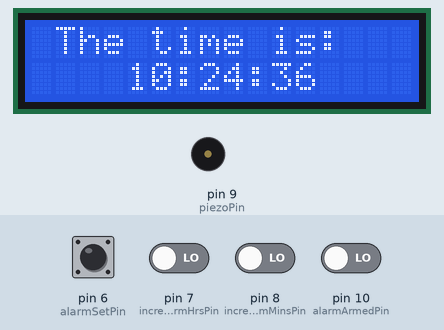
Simulated run of this sketch. Board: Arduino Uno, built with avr-gcc and run on an emulated ATmega328P. Parts: 16×2 character LCD, buzzer (waves = sounding, pin HIGH). The inputs (shaded band) are chosen by the test bench; at power-on: pin 6 (alarmSetPin), pin 7 (incrementAlarmHrsPin), pin 8 (incrementAlarmMinsPin), pin 10 (alarmArmedPin) LOW. The local clock reads 2024-03-15 10:24:30 at power-on unless the sketch sets it.

Above: at 6.2 s.
6.3 s: pin 6 (alarmSetPin) pulled HIGH for 0.15 s
At 7.8 s:
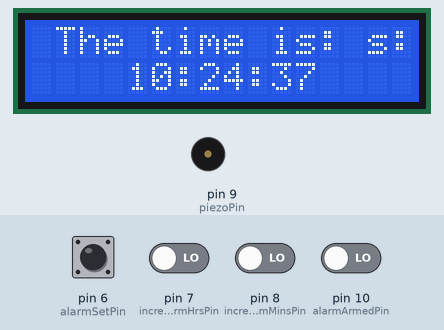
9.4 s: pin 10 (alarmArmedPin) driven HIGH
At 11.4 s:
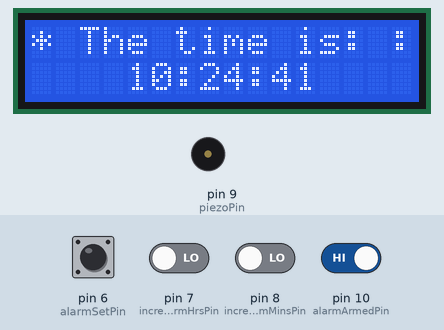
12.4 s: pin 10 (alarmArmedPin) driven LOW
At 13.8 s:
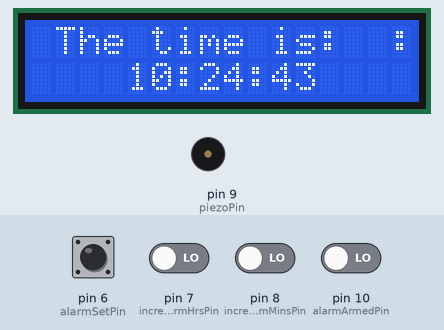
14.5 s: pin 6 (alarmSetPin) pulled HIGH for 1 s
At 15.3 s:
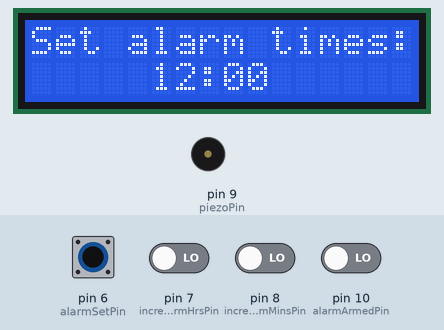
Timing chart, 0 to 17.5 s (numbered marks = the images above; inputs shaded):
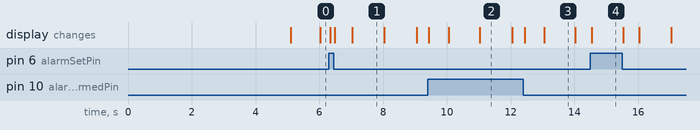

Measured:
- after the input at 6.3 s, the display: first changes at once (image 1 shows a later state)
- after the input at 9.4 s, the display: first changes at once (image 2 shows a later state)
- after the input at 12.4 s, the display: first changes after 0.05 s (image 3 shows a later state)
- after the input at 14.5 s, the display: changes after 0.05 s (image 4)
- what the display in image 1 shows lasts 1.0 s, from 7.0 s to 8.0 s

The sketch:

lcdAlarm.ino
```cpp
//arduino pojects for dummies alarm clock
//16x2 lcd display
//modified for i2c board(hw-113)
#include <Wire.h>  //i2c wire library for communication to the RTC(clock)
#include "RTClib.h"  //date and time functions for RTC
#include <LiquidCrystal.h> //display functions for LCD
#include <LiquidCrystal_I2C.h> //i2c library for i2c

RTC_DS3231 rtc;   //create real time clock
DateTime now;

boolean displayAlarmSet = false;  //show time mode or show alarm
boolean alarm = false;  //whether the alarm is happening
boolean armed = false; //alarm armed or not

int alarmHrs = 12;  //alarm time code
int alarmMins = 00;

//LiquidCrystal lcd(12, 11, 5, 4, 3, 2);  //create an LCD called lcd
LiquidCrystal_I2C lcd(0x27,16,2);

//user input to set alarm time
const int alarmSetPin=6; //used to change alarm set mode
const int incrementAlarmHrsPin = 7; //increment alarm hours in set mode
const int incrementAlarmMinsPin = 8;  //increment minutes in set mode
const int piezoPin = 9;   //buzzer pin
const int alarmArmedPin = 10;  //enable the alarm to go off

void updateDisplay(){
  if(displayAlarmSet){
    lcd.setCursor(0,0);
    lcd.print("Set alarm times: ");
    lcd.setCursor(4,1);
    lcd.print(" ");
    lcd.setCursor(5,1);
    if(alarmHrs<10){
      lcd.print(0);
    }
    lcd.print(alarmHrs);
    lcd.setCursor(7,1);
    lcd.print(":");
    lcd.setCursor(8,1);
    if(alarmMins<10){
      lcd.print(0);
    }
    lcd.print(alarmMins);
    lcd.setCursor(10,1);
    lcd.print("  ");
  }
  else{
    int h = now.hour(); //get the hors right now
    int m = now.minute();
    int s = now.second();

    lcd.setCursor(0,0); //set cursor to (0,0) position
    if(armed){
      lcd.print("* The time is: ");
    }
    else{
      lcd.print(" The time is: "); // .. with spaces to clear chars
    }
    lcd.setCursor(4,1); //move to 4 on the second row
    if(h<10){   //add a zero if necessary
      lcd.print(0);
    }
    lcd.print(h); //display hour
    lcd.setCursor(6,1); //move to next column
    lcd.print(":"); //colon
    lcd.setCursor(7,1); //next column
    if(m<10){
      lcd.print(0); //add zero if necessary
    }
    lcd.print(m);   //display minute
    lcd.setCursor(9,1); //move cursor
    lcd.print(":"); //colon
    lcd.setCursor(10,1); //move cursor
    if(s<10){    //maybe zero
      lcd.print(0);
    }
  lcd.print(s);//display seconds
  }
}

void checkAlarm(){
  if(alarmHrs==now.hour() && alarmMins==now.minute() && now.second()==0){
    alarm=true; //set alarm if alarm time equals now time
  }
}

void setAlarm(){
  int hrs=digitalRead(incrementAlarmHrsPin);
  int mins=digitalRead(incrementAlarmMinsPin);

  if(hrs==HIGH){
    alarmHrs+=1;  //increment hours upward
    delay(200);  //wait between incrementing numbers)
    if(alarmHrs>23){
      alarmHrs=0;
    }
  }
  if(mins==HIGH){
    alarmMins+=1;
    delay(200);
    if(alarmMins>59){
      alarmMins=0;
    }
  }
}
void soundAlarm(){
  float alarmFrequency=1400;  //value for the tone
  float period=(1.0/alarmFrequency) *100000;
  long beepDuration=250000; //time in microseconds
  long elapsedTime = 0;

  while(elapsedTime<beepDuration){
    digitalWrite(piezoPin,HIGH);
    delayMicroseconds(period/2);
    digitalWrite(piezoPin,LOW);
    delayMicroseconds(period/2);
    elapsedTime += (period);
  }
  digitalWrite(piezoPin, LOW);
  delayMicroseconds(beepDuration);

  //listen for button press or alarm to turn off
  int hrs=digitalRead(incrementAlarmHrsPin);
  int mins=digitalRead(incrementAlarmMinsPin);

  if(hrs==HIGH || mins==HIGH){
    alarm=false;
  }
}
void setup() {
  lcd.init();
  lcd.backlight();
  lcd.setCursor(0,0);


  Wire.begin();   //enables communications for the LCD
  rtc.begin();    //enables RTC
  //lcd.begin(16, 2); //enables lcd
  lcd.print(" It's Alive!");    //print message, centered to confirm functionality

  delay(5000);   //wait to read message
  lcd.clear();  //clear

  //set several pins for input and output
  pinMode(alarmSetPin, INPUT);
  pinMode(incrementAlarmHrsPin, INPUT);
  pinMode(incrementAlarmMinsPin, INPUT);
  pinMode(alarmArmedPin, INPUT);
  pinMode(piezoPin, OUTPUT);
}

void loop() {
  now = rtc.now();    //get current time
  int alarmArmed=digitalRead(alarmArmedPin);

  if (alarmArmed == HIGH){
    armed=true;
  } else{
    armed=false;
  }

  //determin if sounding or not
  if(armed){        //if alarm is armed
    if(!alarm){     //and if we are not sounding
      checkAlarm(); //check to see if it is time to trigger
    }
    else{
      soundAlarm(); //otherwise, we should be sounding the alarm
    }
  }

  //check whether we are in alarm set mode
  int setMode = digitalRead(alarmSetPin); //read pin on jumper
  if(setMode==HIGH){    //if pin is high
    displayAlarmSet=true;   //set alarmset to true to display alarm set mmenu
    setAlarm();         //go read switches to set alarm
  } else{     //if not in set mode
    displayAlarmSet=false;  //we are not in set mode
  }
  //refresh
  updateDisplay();
}
```
